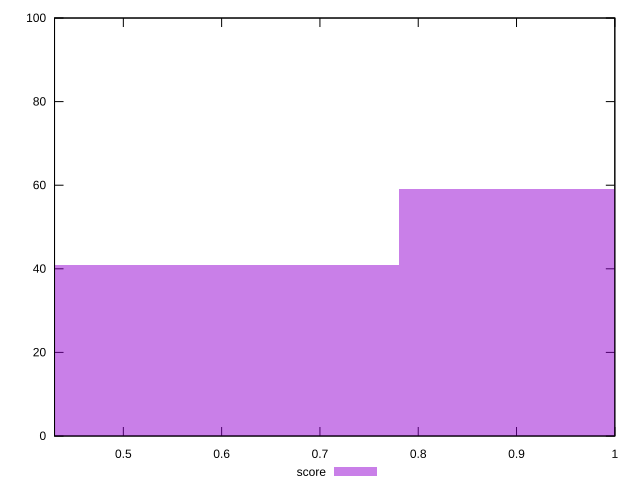

Write the gnuplot code that produced this figure.
reset

$score <<EOF
0.5205624810871636 41
1.0411249621743273 59
EOF

set key outside below
set boxwidth 0.5205624810871636
set xrange [0.43:1]
set yrange [0:100]
set trange [0:100]
set style fill transparent solid 0.5 noborder
set terminal svg size 640, 490 enhanced background rgb 'white'
set output "reports/report_00028_2021-02-24T12-49-42.674Z/uses-http2/samples/astro/score/histogram.svg"

plot $score title "score" with boxes

reset
